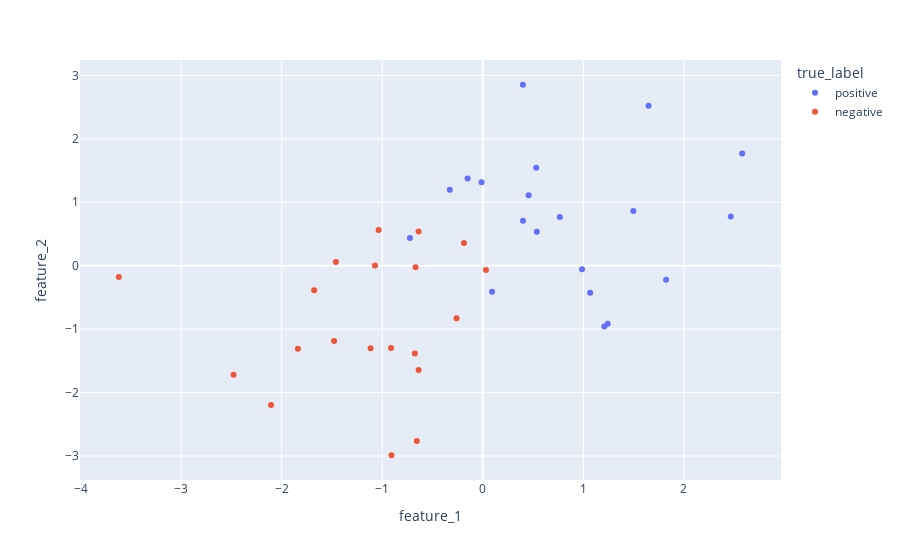

The code cell stored with this chart in its notebook:
### Code cell
px.scatter(df_sar, x = 'feature_1', y = 'feature_2', color = 'true_label')

### Figure 1 — Plotly figure (JSON) as saved in the notebook; plotly's stock layout.template omitted (floating-point values rounded to 4 significant figures)
{"data": [{"hovertemplate": "true_label=positive<br>feature_1=%{x}<br>feature_2=%{y}<extra></extra>", "legendgroup": "positive", "marker": {"color": "#636efa", "symbol": "circle"}, "mode": "markers", "name": "positive", "orientation": "v", "showlegend": true, "type": "scatter", "x": [1.497, 1.648, 0.7658, 2.579, 0.5305, 0.5366, 1.242, -0.7249, -0.01283, 0.09198, 2.466, 1.068, 0.4556, -0.151, 0.3994, 0.3983, 0.9865, 1.823, 1.209, -0.3282], "xaxis": "x", "y": [0.8617, 2.523, 0.7659, 1.767, 1.543, 0.5343, -0.9133, 0.4377, 1.314, -0.4123, 0.7742, -0.4247, 1.111, 1.376, 0.7083, 2.852, -0.05771, -0.2208, -0.9597, 1.197], "yaxis": "y"}, {"hovertemplate": "true_label=negative<br>feature_1=%{x}<br>feature_2=%{y}<extra></extra>", "legendgroup": "negative", "marker": {"color": "#EF553B", "symbol": "circle"}, "mode": "markers", "name": "negative", "orientation": "v", "showlegend": true, "type": "scatter", "x": [-0.2615, -1.116, -2.479, -1.461, -0.6564, -0.6759, -1.677, 0.031, -1.839, -0.6687, -1.479, -2.106, -0.1875, -1.072, -0.6384, -0.6386, -1.036, -3.62, -0.913, -0.9082], "xaxis": "x", "y": [-0.8286, -1.301, -1.72, 0.05712, -2.763, -1.385, -0.3883, -0.06872, -1.309, -0.02445, -1.186, -2.196, 0.3562, 0.003533, -1.645, 0.538, 0.5646, -0.1781, -1.299, -2.988], "yaxis": "y"}], "layout": {"legend": {"title": {"text": "true_label"}, "tracegroupgap": 0}, "margin": {"t": 60}, "xaxis": {"anchor": "y", "domain": [0, 1], "title": {"text": "feature_1"}}, "yaxis": {"anchor": "x", "domain": [0, 1], "title": {"text": "feature_2"}}}}
